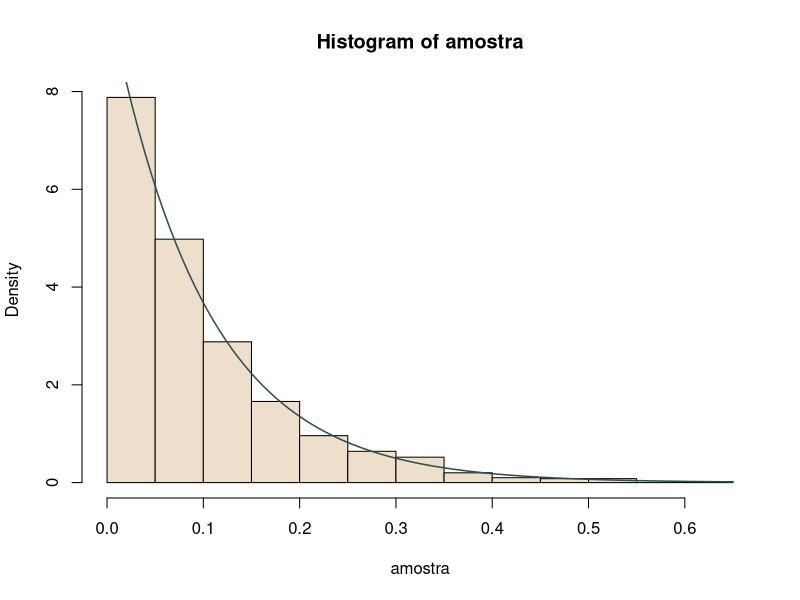

Write the R code that produced this figure.
## ---- chunk 1

rexp2=function(n,lambda){
  
  unif01=runif(n)
  
  x = (-1/lambda)*(log(1-unif01))
  
  return(x)
}
n=1e3

lambda=10

amostra = rexp2(n,lambda)

## ---- chunk 2
hist(amostra,col="antiquewhite2",border="black",freq=FALSE)

curve(10*exp(-10*x),lw=1.5,col="darkslategray",add=TRUE)

## ---- chunk 3
alpha= .05
## ---- chunk 4

q1=round((log(1-0.25)/(-lambda)),digits=4)

q2=round((log(1-0.5)/(-lambda)),digits=4)

q3=round((log(1-0.75)/(-lambda)),digits=4)

## ---- chunk 5

quartis = c(0,q1,q2,q3,1)

resTmp = cut(amostra, quartis, include.lowest=TRUE)

obs = as.integer(table(resTmp))

esp = rep(n/4, 4)

p_valor=chisq.test(cbind(obs, esp))[3]

prop.table(table(resTmp))
